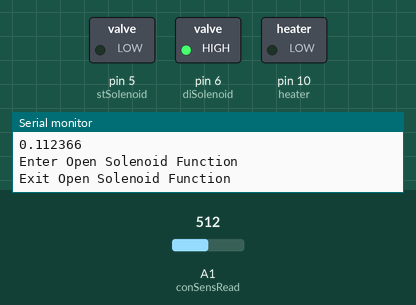
The sketch below on a simulated Arduino Uno, built with avr-gcc and run on an emulated ATmega328P. On the bench: switched loads named in the sketch (green lamp = pin HIGH), the last lines printed to the serial monitor. The test bench sets the inputs (shaded band); at power-on: A1 (conSensRead) = 512.

Above: at 1.8 s.
1.9 s: A1 (conSensRead) set to 306
At 3.2 s:
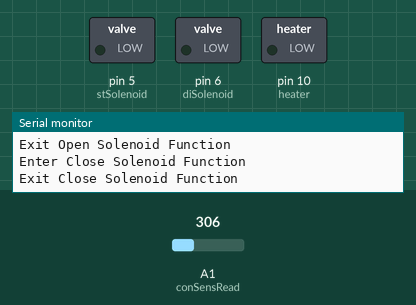
At 13.7 s:
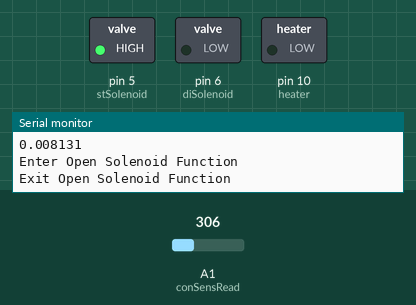
15.3 s: A1 (conSensRead) set to 471
26.4 s: A1 (conSensRead) set to 489
At 27.0 s:
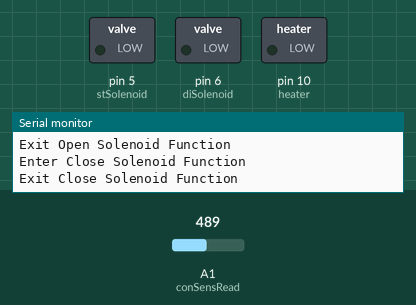
Timing chart, 0 to 29.4 s (numbered marks = the images above; inputs shaded):
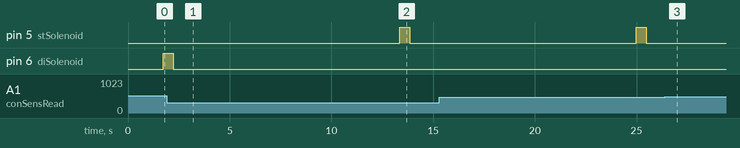

Measured:
- the behaviour switches between 488 and 489 on A1 (conSensRead) (found by bisection; images 2 and 3)
- after the input at 1.9 s, pin 5 (stSolenoid): LOW → HIGH after 11.5 s, → LOW 0.50 s later; pin 6 (diSolenoid): goes on until 2.2 s, then stays LOW
- after the input at 26.4 s, pin 5 (stSolenoid): stays LOW (without the input it goes to HIGH after 10.2 s)

The sketch:

Fishtank_temp_ctrl.ino
```cpp
/*
 Name:		Fishtank_temp_ctrl.ino
 Created:	7/11/2018 12:46:23 PM
 Author:	James, Timothy, & Brandon

 thermistor = pin A3
 heater pin = 10
 LCD pin = 2
 Di solenoid pin = 5
 salt solenoid pin = 6

 NOTES: sketch to control the heater and maintain a set temp

 Standard deviation Temp = 1
 Standard deviation of Salt times three = 5
*/

/*libraries/ lcd setup*/
#include <SoftwareSerial.h>
SoftwareSerial LCD(3, 2);

/*Pin Vars*/
const byte conSensPower = 8;	//power on control for the conductivity sensor
const byte conSensRead = 1;		//reads the conductivity sensor
const byte diSolenoid = 6;		//valve for di water
const byte stSolenoid = 5;		//valve for salty water
const byte thermistor = 3;		//thermistor is on pin A3 this will not change
const byte heater = 10;			//heaterpin


/*User defined SETPOINT here*/
const byte userSetpoint = 25;		//the temp in degC that the user wants
const byte	threeStDev = 5;			//holds 3 times the standard deviation, this is calculated and set by the user
const float saltySetpoint = 0.09;	//holds the salinity (in fractional form) that the user wants to mantain


						/*vars that do change*/
//ints
int setpoint;		//the user defined setpoint
int	anSetTemp;		//holds the set temp in analog form
int anRawT;			//holds thermistor measure
int analogValue;	//temp in analog
int LCL;			//holds the lower control limit
int UCL;			//holds the upper control limit
int currentTemp;	//holds valve of current temp
int sLCL;			//holds the lower control limit
int sUCL;			//holds the upper control limit
int setSaltAnalog;	//holds the salt setpoint in analog
int conCheck;		//var to hold conductivity reading

//floats
float temp;			//var for temp in degC
float cTempinC;		//holds vaolue of current temp in degC

//longs
unsigned long mainTimer;	//used to hold a master time for time based events, will be used in the future


void setup()
{

	/*An setpoint, and upper and lower control limit settings*/
	//temp
	setpoint = tempinA(userSetpoint);	//the setpoint in An, gets temp from the setpoint and converts it to An
	LCL = setpoint - 3;	//takes the userdefined setpoint and creates a LCL 3 standard deviations below the setpoint
	UCL = setpoint + 3;	//takes the userdefined setpoint and creates a UCL 3 standard deviations above the setpoint

	//salinity
	setSaltAnalog = (fracSlatToAn(saltySetpoint));	//converts the user setpoint to analog for the computer to read
	sUCL = (setSaltAnalog + threeStDev);	//set ulc to setpoint plus 3 std
	sLCL = (setSaltAnalog - threeStDev);	//set lcl to setpoint minus 3 std

						/*Serial Outputs*/
	Serial.begin(9600);	//starts serial print

	/*Serial print to header for debug*/
	//temp
	/*
	Serial.println("			USER SETPOINT AND CNTL LIMITS");	//serial print header
	Serial.print("Setpoint degC = ");	Serial.print(userSetpoint);			Serial.print("	SetPoint Analog = ");		Serial.println(setpoint);
	Serial.print("UCL degC = ");		Serial.print(tempinC(UCL));			Serial.print("	UCL Analog = ");			Serial.println(UCL);
	Serial.print("LCL degC = ");		Serial.print(tempinC(LCL));			Serial.print("	LCL Analog = ");			Serial.println(LCL);
	*/

	//salinity
	Serial.print("Frac setpoint	= ");	Serial.print(saltySetpoint);	Serial.print("	An setpoint = ");	Serial.println(setSaltAnalog);
	Serial.print("An sUCL = ");	Serial.print(sUCL);		Serial.print("	Frac sUCL = ");	Serial.println((anSaltToFrac(sUCL)), 6);
	Serial.print("An sLCL = ");	Serial.print(sLCL);		Serial.print("	Frac sLCL = ");	Serial.println((anSaltToFrac(sLCL)), 6);


					/*Pinmodes*/
	pinMode(thermistor, INPUT);
	pinMode(heater, OUTPUT);
	pinMode(stSolenoid, OUTPUT);
	pinMode(diSolenoid, OUTPUT);

										/*LCD Setup*/
	LCD.begin(9600); delay(500);		// set data rate to 9600 baud; wait for bootup
	LCD.write(254);  LCD.write(1);		// clear screen & move to top left position
	LCD.write(254);  LCD.write(132);	// move cursor to row 1, position 4
	LCD.write("LCL");					// write a text string starting at (1,4)
	LCD.write(254);  LCD.write(139);	// move cursor to row 1, position 11
	LCD.write("SP");					// write a text string starting at (1,11)
	LCD.write(254);  LCD.write(144);	// move cursor to row 1, position 16
	LCD.write("UCL");					// write a text string starting at (1,16)

	LCD.write(254);  LCD.write(192);	// move cursor to row 2, position 0
	LCD.write("S:");					// write a text string starting at (2,0)
	LCD.write(254);  LCD.write(195);	// move cursor to row 2, position 3
	LCD.print(anSaltToFrac(sLCL), 2);	// write a text string starting at (2,3)
	LCD.write(254);  LCD.write(201);	// move cursor to row 2, position 9
	LCD.print(saltySetpoint, 2);		// write a text string starting at (2,9)
	LCD.write(254);  LCD.write(207);	// move cursor to row 2, position 15
	LCD.print(anSaltToFrac(sUCL), 2);	// write a text string starting at (2,15)

	LCD.write(254);  LCD.write(148);	// move cursor to row 3, position 0
	LCD.write("T:");					// write a text string starting at (3,0)
	LCD.write(254);  LCD.write(152);	// move cursor to row 3, position 4
										//LCD.print(tempinC(LCL), 1);		// write a text string starting at (3,4)
	LCD.write(254);  LCD.write(158);	// move cursor to row 3, position 10
										//LCD.print(tempinC(setpoint), 1);	// write a text string starting at (3,10)
	LCD.write(254);  LCD.write(164);	// move cursor to row 3, position 16
										//LCD.print(tempinC(UCL), 1);		// write a text string starting at (3,16)

}

// the loop function runs over and over again until power down or reset
void loop()
{


	/*these should work in sqence heating the water to ucl then exit and turn off heater till it hits the lcl and repeat this*/
	/*
	currentTemp = getTemp();	//gets the current temp
	cTempinC = tempinC(currentTemp);	//converts current temp analog to degC

	//keeps heater on while temp is below UCL
	while (currentTemp < UCL)
	{
		heaterOn(cTempinC);					//turns heater on and updates LCD
		currentTemp = getTemp();	//checks Temp
		cTempinC = tempinC(currentTemp);	//converts current temp analog to degC
		Serial.println("	Heater on");	//serial print for debug
	}
	//turns heater off till LCL
	while (currentTemp > LCL)
	{
		heaterOff(cTempinC);				//turns heater off and updates LCD
		currentTemp = getTemp();	//checks Temp
		cTempinC = tempinC(currentTemp);	//converts current temp analog to degC
		Serial.println("	Heater off");	//serial print for debug
	}
	*/


	conCheck = conSensGet(1);	//test on point and return the value

	Serial.println(anSaltToFrac(conCheck), 6);

	LCD.write(254); LCD.write(212);			// move cursor to row 3, position 0
	LCD.write("S=");						// write text to row 3, position 0
	LCD.write(254); LCD.write(214);			// move cursor to row 3, position 5
	LCD.print(anSaltToFrac(conCheck), 2);   // write text to row 3, position 5
	LCD.write(254); LCD.write(220);			// move cursor to row 3, position 10
	LCD.write("T=");						// write text to row 3, position 10
	LCD.write(254); LCD.write(222);			// move cursor to row 3, position 10
											//LCD.write(tempinC, 1);				// write text to row 3, position 10
	LCD.write(254); LCD.write(227);			// move cursor to row 3, position 10
	LCD.write("H=");						// write text to row 3, position 10
	LCD.write(254); LCD.write(229);			// move cursor to row 3, position 10
	LCD.write("ON");						// write text to row 3, position 10

	if (conCheck > sUCL)
	{
		openSolenoid(diSolenoid);
		delay(500);
		closeSolenoid(diSolenoid);
	}
	else if (conCheck < sLCL)
	{
		openSolenoid(stSolenoid);
		delay(500);
		closeSolenoid(stSolenoid);
	}
	delay(10000);
	Serial.println("10 seconds has passed!");
}

//gets temp in degC from analog
float tempinC(int aValue)
{
	temp = 0.1147 * aValue - 32.512;
	return temp;
}

//gets temp in analog from degC
int tempinA(float cTemp)
{
	analogValue = 8.7091 * cTemp + 283.79;
	return analogValue;
}

//gets the raw analog temp
int	RawTemp()	//reads thermistor and gets analog val
{
	return(analogRead(thermistor));	//returns analog temp from themistor
}

//turns heater off and updates LCD
void heaterOff(float tempInC)
{
	digitalWrite(heater, LOW);	//turns heater off
	/*LCD control*/
	/*
	LCD.write(254); LCD.write(212);	// move cursor to row 3, position 0
	LCD.write("Temp=");				// write text to row 3, position 0
	LCD.write(254); LCD.write(217);	// move cursor to row 3, position 5
	LCD.print(tempInC, 1);				// write text to row 3, position 5
	LCD.write(254); LCD.write(222);	// move cursor to row 3, position 10
	LCD.write("HEATER=OFF");		// write text to row 3, position 10
	*/
	return;
}

//turns heater on and updates LCD
void heaterOn(float tempInC)
{
	digitalWrite(heater, HIGH);	//turn heater on
	/*LCD control*/
	/*
	LCD.write(254); LCD.write(212); // move cursor to row 3, position 0
	LCD.write("Temp=");             // write text to row 3, position 0
	LCD.write(254); LCD.write(217);	// move cursor to row 3, position 5
	LCD.print(tempInC, 1);			    // write text to row 3, position 5
	LCD.write(254); LCD.write(222); // move cursor to row 3, position 10
	LCD.write("HEATER=ON ");			// write text to row 3, position 10
	*/
	return;
}

//checks temp and runs an average a user defined test number
int tempCheck(int testAmount)	// (val should be the EXACT number you want) gets a set number of test temp checks and returns the ave
{
	float holdVal; //used to hold number
	float minTemp = 1023; //holds min temp
	float maxTemp = 0;	//holds max temp
	float aveNoMinMax;	//holds ave no min or max values
	for (int i = 0; i <= (testAmount - 1); i++)
	{
		int check = RawTemp();	//gets analog value
								//Serial.print("I = ");	//prints i for loop count check
								//Serial.println(i);
		holdVal += check;	//adds new value to old value
		if (minTemp > check)
		{
			minTemp = check;	//sets min temp to new low
		}
		if (maxTemp < check)
		{
			maxTemp = check;	//sets max temp to new low
		}
	}
	aveNoMinMax = (holdVal - minTemp - maxTemp) / (testAmount - 2); //gets the ave minus min and max
	return(aveNoMinMax);	//give back analog temp
}

//gets temp in both degC and analog
int getTemp()	//checks the temp 100 times and does the avd minus min and max, then prints the anolog and *C Temp
{
	int getTemp = tempCheck(100);		// reads the thermistor 100 times and gives average minus the min and max
	tempPrint(getTemp);		//prints analog and degC val of Temp
	return(getTemp);	//returns anTemp
}

//serial prints for both analog and degC
void tempPrint(int anVal)	//prints the temp sent to it **Must be analog value**
{
	Serial.print("analog Temp = ");
	Serial.print(anVal);	//prints the raw analog from thermistor
	Serial.print("		Temp in C = ");
	Serial.println(tempinC(anVal));	//gets the Cvalue for the curent temp
	return;	//ends function
}

//auto pulses the sensor and gets the avd of a set amount of readings
int conSensGet(int checkCount)
{

	long int conAvd;	//var to hold the total of the checks

	for (int i = 0; i < checkCount; i++)
	{
		digitalWrite(conSensPower, HIGH);		//turns on the sensor power on
		delay(100);								//wait 0.1 sec
		conCheck = analogRead(conSensRead);		//read the conductivity and assign it it the var
		digitalWrite(conSensPower, LOW);		//turn off sensor power

		conAvd += conCheck;	//adds the totals of the check together to average them later

							/*Serial Prints*/
							//Serial.print("Check # = ");
							//Serial.print(i);

							//Serial.print("	conductivity reading = ");
							//Serial.print(conCheck);

							//Serial.print("	conAvd total = ");
							//Serial.print(conAvd);

							/*delay at end*/
		delay(1000);	//wait a sec
	}

	conAvd = (conAvd / checkCount);	//divide by the number of tests

	Serial.print("salinity = ");
	Serial.println(conAvd);

	return(conAvd);	//returns an average

}

//converts fractional salt to analog salt
int fracSlatToAn(float saltFrac)
{

	saltFrac = 78.445*log(saltFrac) + 683.48;

	return(saltFrac);	//returns the fractional salt in analog form
}

//converts analog salt to a fractional salt
float anSaltToFrac(float saltAn)
{

	saltAn = pow(EULER, (8 * (25 * saltAn - 17087)) / 15689);	//computes frac value from the input AnVal

	return(saltAn);		//returns analog salt as a fraction
}

byte openSolenoid(byte whichSol)
{
	Serial.println("Enter Open Solenoid Function");
	digitalWrite(whichSol, HIGH);
	Serial.println("Exit Open Solenoid Function");
}

byte closeSolenoid(byte whichSol)
{
	Serial.println("Enter Close Solenoid Function");
	digitalWrite(whichSol, LOW);
	Serial.println("Exit Close Solenoid Function");
}
```
